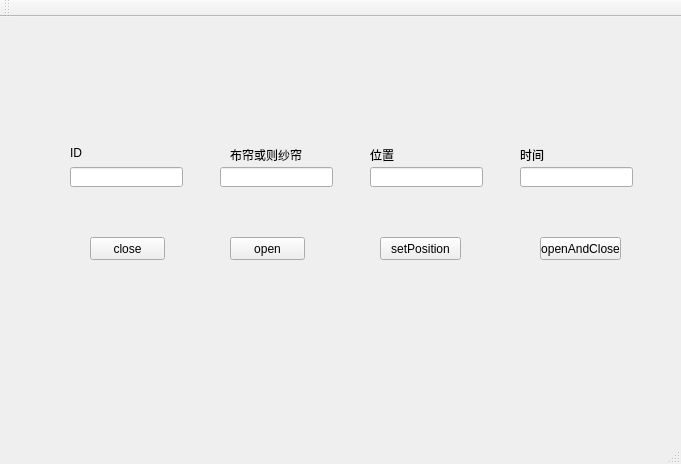
<?xml version="1.0" encoding="UTF-8"?>
<ui version="4.0">
 <class>MainWindow</class>
 <widget class="QMainWindow" name="MainWindow">
  <property name="geometry">
   <rect>
    <x>0</x>
    <y>0</y>
    <width>681</width>
    <height>464</height>
   </rect>
  </property>
  <property name="windowTitle">
   <string>MainWindow</string>
  </property>
  <widget class="QWidget" name="centralWidget">
   <widget class="QPushButton" name="pushButton">
    <property name="geometry">
     <rect>
      <x>90</x>
      <y>220</y>
      <width>75</width>
      <height>23</height>
     </rect>
    </property>
    <property name="text">
     <string>close</string>
    </property>
   </widget>
   <widget class="QPushButton" name="pushButton_2">
    <property name="geometry">
     <rect>
      <x>230</x>
      <y>220</y>
      <width>75</width>
      <height>23</height>
     </rect>
    </property>
    <property name="text">
     <string>open</string>
    </property>
   </widget>
   <widget class="QPushButton" name="pushButton_3">
    <property name="geometry">
     <rect>
      <x>380</x>
      <y>220</y>
      <width>81</width>
      <height>23</height>
     </rect>
    </property>
    <property name="text">
     <string>setPosition</string>
    </property>
   </widget>
   <widget class="QLabel" name="label">
    <property name="geometry">
     <rect>
      <x>70</x>
      <y>130</y>
      <width>54</width>
      <height>12</height>
     </rect>
    </property>
    <property name="text">
     <string>ID</string>
    </property>
   </widget>
   <widget class="QLineEdit" name="lineEdit">
    <property name="geometry">
     <rect>
      <x>70</x>
      <y>150</y>
      <width>113</width>
      <height>20</height>
     </rect>
    </property>
   </widget>
   <widget class="QLineEdit" name="lineEdit_2">
    <property name="geometry">
     <rect>
      <x>220</x>
      <y>150</y>
      <width>113</width>
      <height>20</height>
     </rect>
    </property>
   </widget>
   <widget class="QLineEdit" name="lineEdit_3">
    <property name="geometry">
     <rect>
      <x>370</x>
      <y>150</y>
      <width>113</width>
      <height>20</height>
     </rect>
    </property>
   </widget>
   <widget class="QLabel" name="label_2">
    <property name="geometry">
     <rect>
      <x>230</x>
      <y>130</y>
      <width>101</width>
      <height>16</height>
     </rect>
    </property>
    <property name="text">
     <string>布帘或则纱帘</string>
    </property>
   </widget>
   <widget class="QLabel" name="label_3">
    <property name="geometry">
     <rect>
      <x>370</x>
      <y>130</y>
      <width>101</width>
      <height>16</height>
     </rect>
    </property>
    <property name="text">
     <string>位置</string>
    </property>
   </widget>
   <widget class="QPushButton" name="pushButton_4">
    <property name="geometry">
     <rect>
      <x>540</x>
      <y>220</y>
      <width>81</width>
      <height>23</height>
     </rect>
    </property>
    <property name="text">
     <string>openAndClose</string>
    </property>
   </widget>
   <widget class="QLineEdit" name="lineEdit_4">
    <property name="geometry">
     <rect>
      <x>520</x>
      <y>150</y>
      <width>113</width>
      <height>20</height>
     </rect>
    </property>
   </widget>
   <widget class="QLabel" name="label_4">
    <property name="geometry">
     <rect>
      <x>520</x>
      <y>130</y>
      <width>101</width>
      <height>16</height>
     </rect>
    </property>
    <property name="text">
     <string>时间</string>
    </property>
   </widget>
  </widget>
  <widget class="QMenuBar" name="menuBar">
   <property name="geometry">
    <rect>
     <x>0</x>
     <y>0</y>
     <width>681</width>
     <height>23</height>
    </rect>
   </property>
  </widget>
  <widget class="QToolBar" name="mainToolBar">
   <attribute name="toolBarArea">
    <enum>TopToolBarArea</enum>
   </attribute>
   <attribute name="toolBarBreak">
    <bool>false</bool>
   </attribute>
  </widget>
  <widget class="QStatusBar" name="statusBar"/>
 </widget>
 <layoutdefault spacing="6" margin="11"/>
 <resources/>
 <connections/>
</ui>
